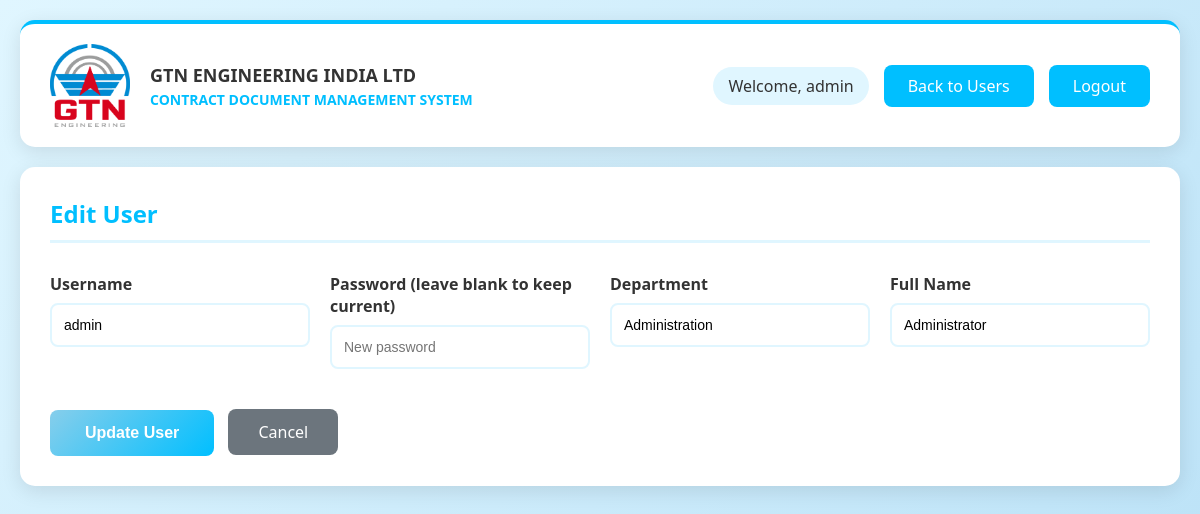
The app's page /master/users/edit/1 (signed in) with its own data.
### tables this page shows
CREATE TABLE users (
        id INTEGER PRIMARY KEY AUTOINCREMENT,
        username TEXT UNIQUE NOT NULL,
        password TEXT NOT NULL,
        department TEXT,
        name TEXT
    );

### app.py (the view, shortened to what this page needs)
@app.route('/master/users/edit/<int:user_id>', methods=['GET', 'POST'])
def edit_user(user_id):
    if 'user' not in session:
        return redirect(url_for('login'))
    db = get_db()
    user_data = db.execute('SELECT * FROM users WHERE id = ?', (user_id,)).fetchone()
    db.close()
    return render_template('edit_user.html', user=user_data)

### app.py (called while the page is built)
def get_db():
    db = sqlite3.connect('dms.db')
    db.row_factory = sqlite3.Row
    return db

### templates/edit_user.html (shortened to what this page needs)
<!DOCTYPE html>
<html lang="en">
<head>
    <link rel="stylesheet" href="{{ url_for('static', filename='style.css') }}">
</head>
<body>
    <div class="header">
        <div class="header-left">
            <img src="{{ url_for('static', filename='gtn_logo.png') }}" alt="GTN Logo" class="header-logo">
            <div class="header-text">
                <h1>GTN ENGINEERING INDIA LTD</h1>
                <p>CONTRACT DOCUMENT MANAGEMENT SYSTEM</p>
            </div>
        </div>
        <div class="user-info">
            <span>Welcome, {{ session.user }}</span>
            <a href="{{ url_for('master_users') }}" class="btn-back">Back to Users</a>
            <a href="{{ url_for('logout') }}" class="btn-logout">Logout</a>
        </div>
    </div>
    <div class="container">
        <h2 class="page-title">Edit User</h2>
        <form method="POST" class="master-form">
            <div class="form-row">
                <div class="form-group">
                    <label for="username">Username</label>
                    <input required type="text" id="username" name="username" value="{{ user.username }}">
                </div>
                <div class="form-group">
                    <label for="password">Password (leave blank to keep current)</label>
                    <input type="password" id="password" name="password" placeholder="New password">
                </div>
                <div class="form-group">
                    <label for="department">Department</label>
                    <input required type="text" id="department" name="department" value="{{ user.department }}">
                </div>
                <div class="form-group">
                    <label for="name">Full Name</label>
                    <input required type="text" id="name" name="name" value="{{ user.name }}">
                </div>
            </div>
            <button type="submit" class="btn-primary">Update User</button>
            <a href="{{ url_for('master_users') }}" class="btn-secondary">Cancel</a>
        </form>
    </div>
</body>
</html>

### static/style.css (style rules this page uses)
* { margin: 0; padding: 0; box-sizing: border-box; }
body { font-family: 'Segoe UI', Tahoma, Geneva, Verdana, sans-serif; background: linear-gradient(135deg, #E0F6FF 0%, #B8E0F6 100%); min-height: 100vh; padding: 20px; }
.header { background: white; padding: 20px 30px; border-radius: 15px; margin-bottom: 20px; display: flex; justify-content: space-between; align-items: center; box-shadow: 0 5px 20px rgba(0, 0, 0, 0.1); border-top: 4px solid #00BFFF; }
.header-left { display: flex; align-items: center; gap: 20px; }
.header-logo { max-width: 80px; height: auto; }
.header-text h1 { color: #333; font-size: 18px; font-weight: 700; margin-bottom: 3px; }
.header-text p { color: #00BFFF; font-size: 14px; font-weight: 600; }
.user-info { display: flex; align-items: center; gap: 15px; }
.user-info span { color: #333; font-weight: 500; background: #E0F6FF; padding: 8px 15px; border-radius: 20px; }
.container { background: white; padding: 30px; border-radius: 15px; box-shadow: 0 5px 20px rgba(0, 0, 0, 0.1); }
.form-group { margin-bottom: 20px; }
.form-group label { display: block; margin-bottom: 8px; color: #333; font-weight: 600; }
.form-group input, .form-group select { width: 100%; padding: 12px; border: 2px solid #E0F6FF; border-radius: 8px; font-size: 14px; transition: border-color 0.3s; }
.form-row { display: grid; grid-template-columns: repeat(auto-fit, minmax(200px, 1fr)); gap: 20px; margin-bottom: 20px; }
.btn-primary { background: linear-gradient(135deg, #87CEEB 0%, #00BFFF 100%); color: white; padding: 14px 35px; border: none; border-radius: 8px; cursor: pointer; font-size: 16px; font-weight: 600; transition: transform 0.2s, box-shadow 0.3s; }
.btn-secondary { background: #6c757d; color: white; padding: 12px 30px; border: none; border-radius: 8px; cursor: pointer; font-size: 16px; font-weight: 500; text-decoration: none; display: inline-block; margin-left: 10px; }
.btn-back, .btn-logout { background: #00BFFF; color: white; padding: 10px 24px; border-radius: 8px; text-decoration: none; transition: background 0.3s; font-weight: 500; }
h2, h3 { color: #333; margin-bottom: 20px; }
.page-title { color: #00BFFF; margin-bottom: 30px; font-size: 24px; font-weight: 700; border-bottom: 3px solid #E0F6FF; padding-bottom: 10px; }

### records on screen
users: user "admin", username "admin", department "Administration", name "Administrator"
